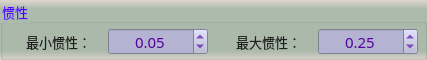
      <widget class="QGroupBox" name="groupCamera_7">
       <property name="geometry">
        <rect>
         <x>9</x>
         <y>456</y>
         <width>427</width>
         <height>60</height>
        </rect>
       </property>
       <property name="font">
        <font>
         <family>微软雅黑</family>
         <pointsize>10</pointsize>
        </font>
       </property>
       <property name="styleSheet">
        <string notr="true">background-color: qlineargradient(x1:0, y1:0, x2:0, y2:1, stop:0 #dfd5cf, stop: 0.15 #acbbac, stop: 0.85 #acbbac,stop:1 #dfd5cf);
color: rgb(85, 0, 255);</string>
       </property>
       <property name="title">
        <string>惯性</string>
       </property>
       <widget class="QLabel" name="label_13">
        <property name="geometry">
         <rect>
          <x>26</x>
          <y>32</y>
          <width>79</width>
          <height>19</height>
         </rect>
        </property>
        <property name="font">
         <font>
          <family>微软雅黑</family>
          <pointsize>10</pointsize>
          <weight>50</weight>
          <bold>false</bold>
         </font>
        </property>
        <property name="styleSheet">
         <string notr="true">color: rgb(30, 30, 30);
background: transparent;</string>
        </property>
        <property name="text">
         <string>最小惯性：</string>
        </property>
       </widget>
       <widget class="QDoubleSpinBox" name="spinMinInertia">
        <property name="geometry">
         <rect>
          <x>108</x>
          <y>28</y>
          <width>100</width>
          <height>27</height>
         </rect>
        </property>
        <property name="sizePolicy">
         <sizepolicy hsizetype="Fixed" vsizetype="Fixed">
          <horstretch>0</horstretch>
          <verstretch>0</verstretch>
         </sizepolicy>
        </property>
        <property name="minimumSize">
         <size>
          <width>100</width>
          <height>25</height>
         </size>
        </property>
        <property name="font">
         <font>
          <family>微软雅黑</family>
          <pointsize>11</pointsize>
         </font>
        </property>
        <property name="styleSheet">
         <string notr="true">QWidget{color: rgb(85, 0, 155);background-color: rgb(180, 180, 210);}
QDoubleSpinBox::up-button{
    border:transparent;
}
QDoubleSpinBox::down-button{
    border:transparent;
}
QDoubleSpinBox::up-arrow{
    image:url(:/resource/up.png);
}
QDoubleSpinBox::down-arrow{
    image:url(:/resource/down.png);
}</string>
        </property>
        <property name="alignment">
         <set>Qt::AlignCenter</set>
        </property>
        <property name="decimals">
         <number>2</number>
        </property>
        <property name="maximum">
         <double>0.990000000000000</double>
        </property>
        <property name="singleStep">
         <double>0.100000000000000</double>
        </property>
        <property name="value">
         <double>0.050000000000000</double>
        </property>
       </widget>
       <widget class="QLabel" name="label_14">
        <property name="geometry">
         <rect>
          <x>236</x>
          <y>32</y>
          <width>79</width>
          <height>19</height>
         </rect>
        </property>
        <property name="font">
         <font>
          <family>微软雅黑</family>
          <pointsize>10</pointsize>
          <weight>50</weight>
          <bold>false</bold>
         </font>
        </property>
        <property name="styleSheet">
         <string notr="true">color: rgb(30, 30, 30);
background: transparent;</string>
        </property>
        <property name="text">
         <string>最大惯性：</string>
        </property>
       </widget>
       <widget class="QDoubleSpinBox" name="spinMaxInertia">
        <property name="geometry">
         <rect>
          <x>318</x>
          <y>28</y>
          <width>100</width>
          <height>27</height>
         </rect>
        </property>
        <property name="sizePolicy">
         <sizepolicy hsizetype="Fixed" vsizetype="Fixed">
          <horstretch>0</horstretch>
          <verstretch>0</verstretch>
         </sizepolicy>
        </property>
        <property name="minimumSize">
         <size>
          <width>100</width>
          <height>25</height>
         </size>
        </property>
        <property name="font">
         <font>
          <family>微软雅黑</family>
          <pointsize>11</pointsize>
         </font>
        </property>
        <property name="styleSheet">
         <string notr="true">QWidget{color: rgb(85, 0, 155);background-color: rgb(180, 180, 210);}
QDoubleSpinBox::up-button{
    border:transparent;
}
QDoubleSpinBox::down-button{
    border:transparent;
}
QDoubleSpinBox::up-arrow{
    image:url(:/resource/up.png);
}
QDoubleSpinBox::down-arrow{
    image:url(:/resource/down.png);
}</string>
        </property>
        <property name="alignment">
         <set>Qt::AlignCenter</set>
        </property>
        <property name="decimals">
         <number>2</number>
        </property>
        <property name="minimum">
         <double>0.010000000000000</double>
        </property>
        <property name="maximum">
         <double>1.000000000000000</double>
        </property>
        <property name="singleStep">
         <double>0.100000000000000</double>
        </property>
        <property name="value">
         <double>0.250000000000000</double>
        </property>
       </widget>
      </widget>
